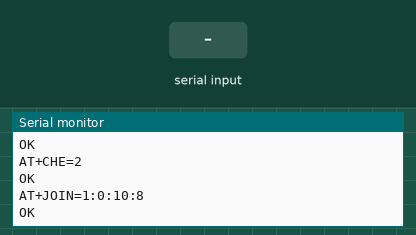
Bench run of a sketch on a simulated Arduino Zero (SAMD21). On the bench: the last lines printed to the serial monitor. Inputs (shaded band) come from the test bench. The modem accepts every AT command (registered, SIM ready, sends succeed) and sends nothing else.

Above: at 1.8 s.
1.9 s: "1\n" received over the second serial link
At 4.1 s:
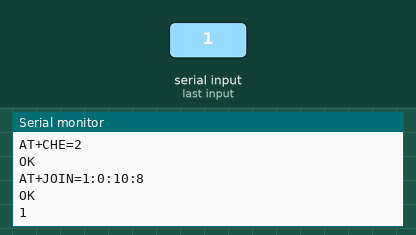
4.4 s: "0\n" received over the second serial link
At 5.8 s:
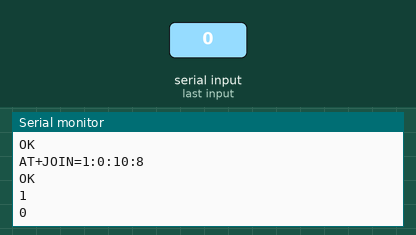
5.9 s: "2\n" received over the second serial link
At 7.4 s:
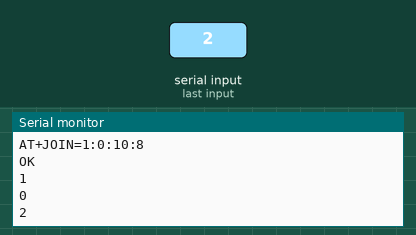

The sketch:

configurationOTAA.ino
```cpp
#include <Arduino.h>   // required before wiring_private.h
#include "wiring_private.h" // pinPeripheral() function


Uart SerialLora (&sercom4, 19, 18, SERCOM_RX_PAD_1, UART_TX_PAD_0);
//
void SERCOM4_Handler()
{
  SerialLora.IrqHandler();
}

void atCommand(String command){
  String teststr;
  String commandnr;
  commandnr = command+"\r\n";
  Serial.print(commandnr);
  SerialLora.write(commandnr.c_str());
  do {
    while(SerialLora.available()==0);
    teststr = SerialLora.readStringUntil('\n');
    Serial.println(teststr);
  } while(teststr != "OK\r");
}

void setup() {
  String teststr;
  delay(1000);
  Serial.begin(9600);    // connect serial
  while (!Serial) {       // wait for serial port to connect. Needed for native USB
  }
  Serial.println("USB Serial OK");
  SerialLora.begin(115200); // connect lora sensor
  while (!SerialLora) {       // wait for serial port to connect. Needed for native USB
  }
  Serial.println("LoRa Serial OK");
  atCommand("AT+JOIN=0");
  atCommand("AT+NJM=1");
  atCommand("AT+CLASS=A");
  atCommand("AT+BAND=6");
  atCommand("AT+MASK=0002");
  atCommand("AT+CHE=2");
  atCommand("AT+JOIN=1:0:10:8");
  do{
   while(SerialLora.available()==0){
   }
    teststr = SerialLora.readStringUntil('\r');
    Serial.println(teststr);
  }while(teststr != "+EVT:JOINED");
  atCommand("AT+SEND=2:04FF7420");
  while(1){
   while(SerialLora.available()==0){
   }
    teststr = SerialLora.readStringUntil('\r');
    Serial.println(teststr);
  }


}

void loop() {
  // put your main code here, to run repeatedly:

}
```

Measured:
- after the input at 1.9 s, the serial monitor: prints a new line after 1.0 s (image 1)
- after the input at 4.4 s, the serial monitor: prints a new line after 1.0 s (image 2)
- after the input at 5.9 s, the serial monitor: prints a new line after 1.0 s (image 3)
